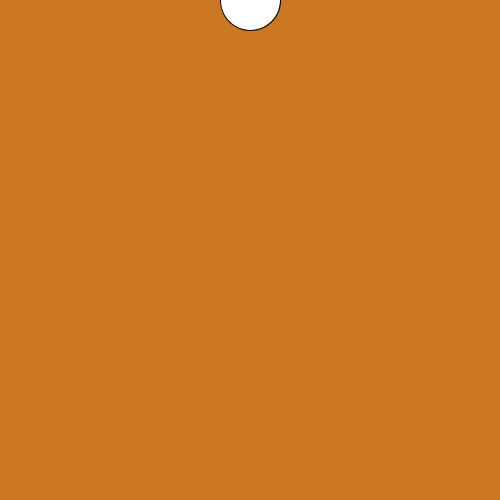
Frame 1 (no input)
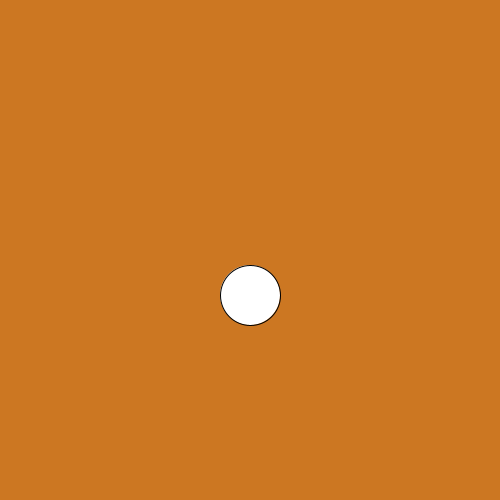
Frame 60 (the mouse pressed at the canvas centre just before this capture)
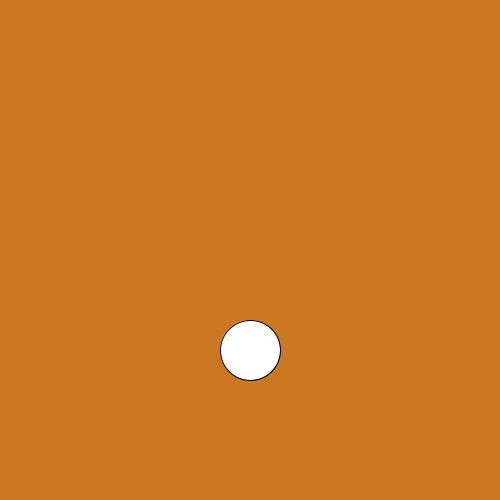
Frame 120 (the mouse held since frame 60 and released just before this capture)

The Processing sketch that drew these frames (run headless with seeded random() and noise(); from frame 60 on, the mouse is pressed at the canvas centre):

// Processing sketch: processing_66919
// ── processing_66919.pde

int posY;
boolean ballUp;

void setup(){
 size(500, 500);
 
}

void draw(){
  background(204, 119, 34);
  ellipse(250, posY, 60, 60);

  if(posY < 30){
  ballUp = false; 
  }

  if(ballUp == false){  
  posY+=5;
  }
  
  if(posY > 470){
   ballUp = true;
  }
  
  if(ballUp == true){
   posY -=5; 
  }
  
}
